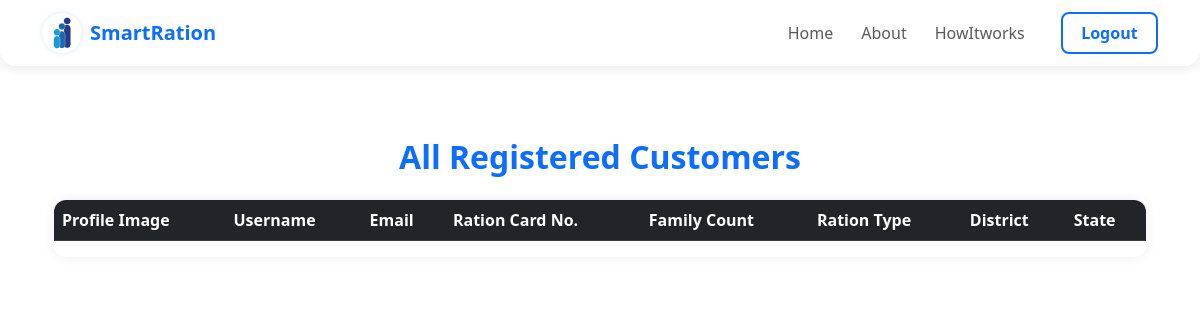
/allCustomerList/ (signed in), run on an earlier commit of the app's database.
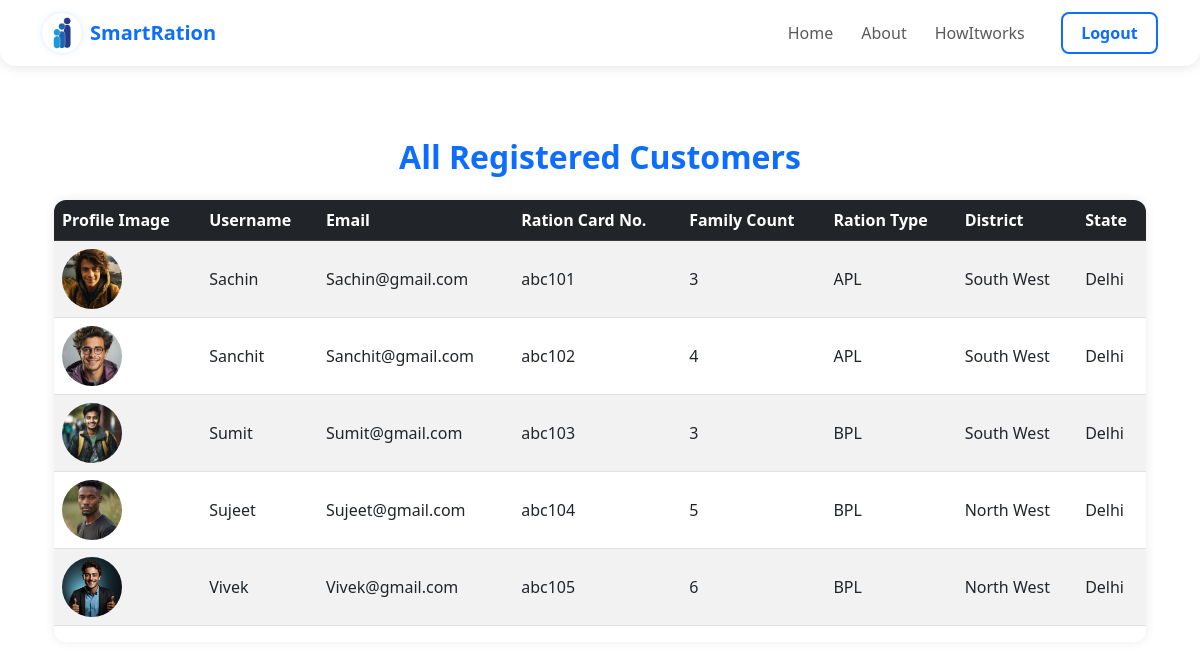
And on a later commit of the database.
### Customer/models.py (models this page shows, shortened)
class CustomerProfile(models.Model):
    user = models.OneToOneField(CustomUser, on_delete=models.CASCADE)
    ration_card_number = models.CharField(max_length=20, unique=True)
    family_members_count = models.PositiveIntegerField()
    ration_type = models.CharField(max_length=10, choices=(('APL', 'APL'), ('BPL', 'BPL')))
    district = models.CharField(max_length=100)
    state = models.CharField(max_length=100)
    image = models.ImageField(upload_to=upload_to_customer, blank=True, null=True)

class CustomUser(AbstractUser):
    ROLE_CHOICES = (
        ('customer', 'Customer'),
        ('staff', 'Staff'),
    )
    role = models.CharField(max_length=10, choices=ROLE_CHOICES)

### Customer/views.py (the view)
# urls.py: path('allCustomerList/',views.allCustomerView,name="allCustomerList"),
@login_required
def allCustomerView(request):
    customers = CustomerProfile.objects.select_related('user')
    return render(request, 'Customer/allCustomerList.html', {'customers': customers})

### Customer/templates/Customer/allCustomerList.html (shortened to what this page needs)
{% extends 'Customer/base.html' %}
{% block main-content %}
<link href="https://cdn.jsdelivr.net/npm/bootstrap@5.3.0/dist/css/bootstrap.min.css" rel="stylesheet">
<div class="container my-5">
  <h2 class="mb-4 text-center">All Registered Customers</h2>
  <div class="table-responsive table-container">
    <table class="table table-striped table-hover align-middle">
      <thead class="table-dark">
        <tr>
          <th scope="col">Profile Image</th>
          <th scope="col">Username</th>
          <th scope="col">Email</th>
          <th scope="col">Ration Card No.</th>
          <th scope="col">Family Count</th>
          <th scope="col">Ration Type</th>
          <th scope="col">District</th>
          <th scope="col">State</th>
        </tr>
      </thead>
      <tbody>
        {% for profile in customers %}
        <tr class="customer-row">
          <td>
            {% if profile.image %}
              <img src="{{ profile.image.url }}" alt="Profile Image" class="rounded-circle" width="60" height="60">
            {% else %}
              <span class="text-muted">N/A</span>
            {% endif %}
          </td>
          <td>{{ profile.user.username }}</td>
          <td>{{ profile.user.email }}</td>
          <td>{{ profile.ration_card_number }}</td>
          <td>{{ profile.family_members_count }}</td>
          <td>{{ profile.ration_type }}</td>
          <td>{{ profile.district }}</td>
          <td>{{ profile.state }}</td>
        </tr>
        {% endfor %}
      </tbody>
    </table>
  </div>
</div>
{% endblock main-content %}

What changed in the data, as far as the page shows it:
added CustomerProfile: image (picture), user.username "Sachin", user.email "Sachin@gmail.com", ration_card_number "abc101", family_members_count "3", ration_type "APL", district "South West", state "Delhi"
added CustomerProfile: image (picture), user.username "Sanchit", user.email "Sanchit@gmail.com", ration_card_number "abc102", family_members_count "4", ration_type "APL", district "South West", state "Delhi"
added CustomerProfile: image (picture), user.username "Sumit", user.email "Sumit@gmail.com", ration_card_number "abc103", family_members_count "3", ration_type "BPL", district "South West", state "Delhi"
added CustomerProfile: image (picture), user.username "Sujeet", user.email "Sujeet@gmail.com", ration_card_number "abc104", family_members_count "5", ration_type "BPL", district "North West", state "Delhi"
added CustomerProfile: image (picture), user.username "Vivek", user.email "Vivek@gmail.com", ration_card_number "abc105", family_members_count "6", ration_type "BPL", district "North West", state "Delhi"
